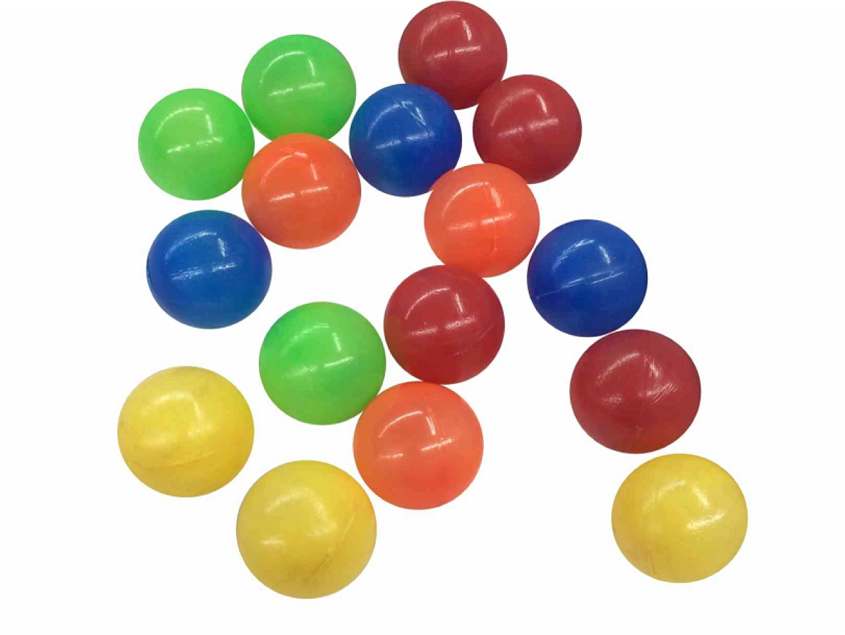
#> input picture imagen.png, 845 x 635 px
$ python 01_relleno_de_pixeles_con_objetos_segmentados_por_color_prueba.py
#> lines starting #> are read from the running program, lines starting #| are printed output that depends on the picture; after the words box and inside, x2 and y2 are one past the last pixel; in counts of white or black regions, pixels touching at a corner belong together
import cv2
import numpy as np

img = cv2.imread('imagen.png')
#> img is the input picture: shape (635, 845, 3); mean B, G, R 194.5, 208.6, 218.5
hsv = cv2.cvtColor(img, cv2.COLOR_BGR2HSV)
#> hsv: shape (635, 845, 3); mean H, S, V 24.9, 59.8, 231.2

mask_orange = cv2.inRange(hsv,(3,153,175),(10,220,245))
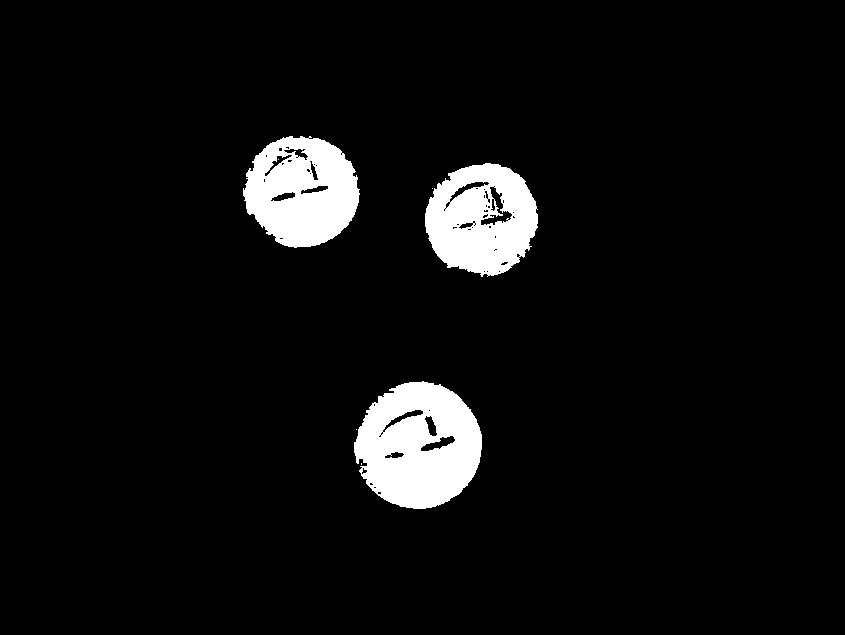
#> mask_orange: shape (635, 845); 5.6% white; 7 white regions (4 under 20 px), largest, box (x1, y1, x2, y2) and area: (354, 381, 482, 509) 11843, (243, 136, 360, 248) 9368, (425, 163, 538, 277) 9071
mask = cv2.bitwise_not(mask_orange)

mask_inv = cv2.bitwise_not(mask)
img_fl = mask_inv.copy()
h, w = mask_inv.shape
#> h = 635; w = 845
mask_hw = np.zeros((h+2, w+2),np.uint8)
cv2.floodFill(img_fl, mask_hw, (1, 1), 255)
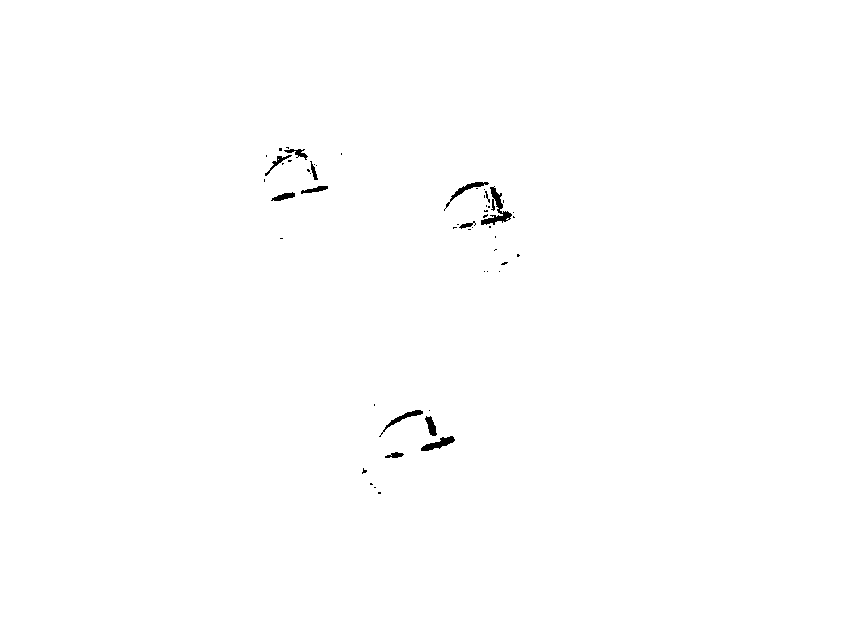
#> img_fl: shape (635, 845); 99.6% white; 53 black regions (40 under 20 px), largest, box (x1, y1, x2, y2) and area: (481, 186, 512, 225) 380, (421, 436, 455, 451) 223, (444, 182, 489, 211) 195
img_fl_inv = cv2.bitwise_not(img_fl)

fill_img = cv2.bitwise_or(mask_inv, img_fl_inv)
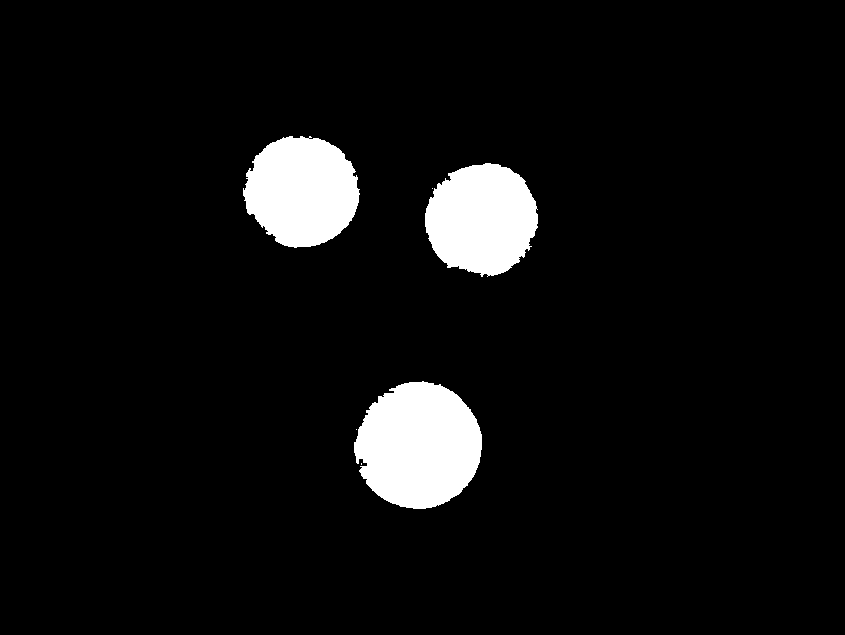
#> fill_img: shape (635, 845); 6% white; 6 white regions (3 under 20 px), largest, box (x1, y1, x2, y2) and area: (354, 381, 482, 509) 12489, (243, 136, 360, 248) 9902, (425, 163, 538, 277) 9802

cv2.imshow('Paso 0: Imagen original', mask_orange)
cv2.imshow('Paso 1: Imagen floodFill', img_fl)
cv2.imshow('Paso 2: Imagen negativa', img_fl_inv)
cv2.imshow('Paso 3: Imagen sin huecos', fill_img)
cv2.waitKey(0)
